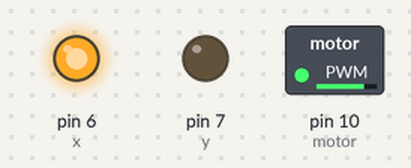
Recording of a sketch running on a simulated Arduino Uno, built with avr-gcc and run on an emulated ATmega328P. On the bench: switched loads named in the sketch (green lamp = pin HIGH), output pins drawn as LEDs (lit = HIGH).

Above: at 0.1 s.
Timing chart, 0 to 1.6 s (numbered marks = the images above):
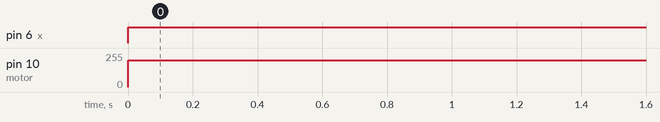

The sketch:

motor.ino
```cpp
int x=6;
int y=7;
int motor=10;
int speed_m=200;
void setup() {
  pinMode(x,OUTPUT);
  pinMode(y,OUTPUT);
}

void loop() {
  digitalWrite(x,HIGH);
  digitalWrite(y,LOW);
  analogWrite(motor,speed_m);
  delay(1000);
}
```

Measured:
- by itself, pin 6 (x): LOW → HIGH at 0.00 s
- by itself, pin 10 (motor): 0/255 → 200/255 at 0.00 s
